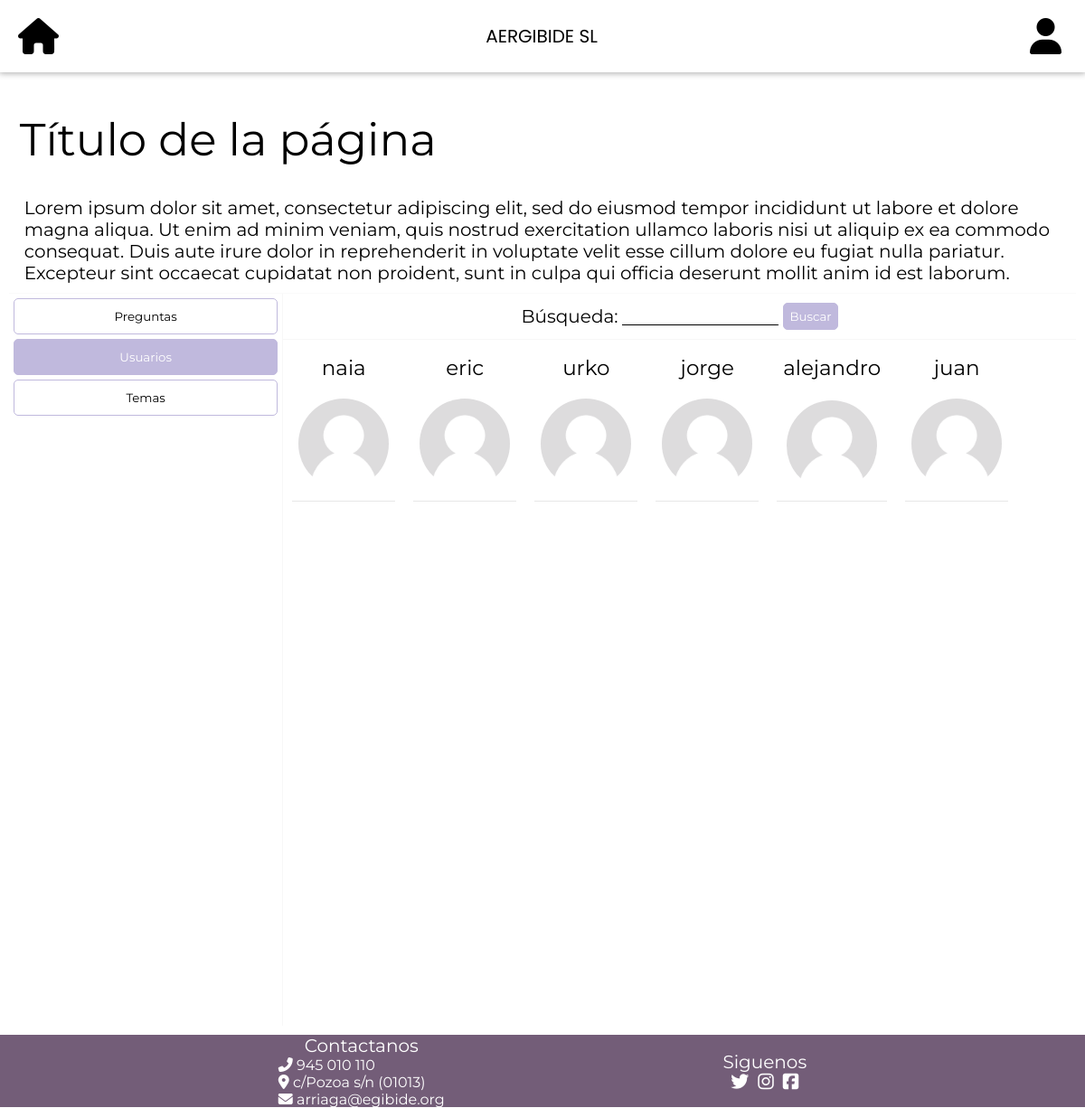
/php/usuarios.php, run on the app's committed database.
### tables this page shows
CREATE TABLE `Usuarios` (
  `id` int(11) NOT NULL,
  `tipousuarios` int(1) DEFAULT NULL,
  `nickname` varchar(30) NOT NULL,
  `password` varchar(300) NOT NULL,
  `nombre` varchar(30) NOT NULL,
  `apellido1` varchar(40) NOT NULL,
  `apellido2` varchar(40) DEFAULT NULL,
  `email` varchar(64) DEFAULT NULL,
  `descripcion` varchar(500) DEFAULT NULL,
  `edad` int(2) DEFAULT NULL,
  `imagen` varchar(100) DEFAULT NULL
);

### php/usuarios.php (called while the page is built, shortened)
<?php
require_once '../php/llamadasBD.php';
$usuarios = leerUsuarios();
require '../html/usuarios.view.php';

### php/llamadasBD.php (called while the page is built, shortened)
<?php
function iniciarConexion(){
    $dbname = "db_reto2";
    $host = "localhost";
    $user = "admin";
    $pass = "12345";
    try{
       $dbh = new PDO("mysql:host=$host;dbname=$dbname",$user,$pass);
       return $dbh;
    }catch (PDOException $e){
        echo $e->getMessage();
        return null;
    }
}
function leerUsuarios()
{
    $dbh = iniciarConexion();
    $stmt = $dbh->prepare("SELECT * FROM Usuarios");
    $stmt->execute();
    $stmt->setFetchMode(PDO::FETCH_ASSOC);
    return $stmt;
}

### html/usuarios.view.php (the view, shortened to what this page needs)
<?php include 'header.view.php';?>
<head>
    <link rel="stylesheet" href="../html/css/usuarios.css">
</head>
<body>
<div id="divPrincipal">
    <div id="divSuperior">
        <h1>Título de la página</h1>
        <p>Lorem ipsum dolor sit amet, consectetur adipiscing elit, sed do eiusmod tempor incididunt ut labore et dolore magna aliqua. Ut enim ad minim veniam, quis nostrud exercitation ullamco laboris nisi ut aliquip ex ea commodo consequat. Duis aute irure dolor in reprehenderit in voluptate velit esse cillum dolore eu fugiat nulla pariatur. Excepteur sint occaecat cupidatat non proident, sunt in culpa qui officia deserunt mollit anim id est laborum.</p>
    </div>
    <div class="divSeparador"></div>
    <div id="divInferior">
        <div id="divEnlaces">
            <button class="btEnlace btNoSeleccionado"><a href="../php/preguntas.php">Preguntas</a></button>
            <button class="btEnlace btSeleccionado"><a href="../php/usuarios.php">Usuarios</a></button>
            <button class="btEnlace btNoSeleccionado"><a href="../php/temas.php">Temas</a></button>
        </div>
        <div id="divInformacion">
            <div id="divFiltrador">
                <div id="divLupa">
                    <label class="lbFiltrado">Búsqueda: </label>
                    <input class="ipBuscador" type="text">
                    <button id="btBuscar">Buscar</button>
                </div>
            </div>
            <div id="divUsuarios">
                <?php foreach ($usuarios as $usuario) { ?>
                <div class="divUsuario">
                    <label class="labUsuNickname"><?php echo $usuario["nickname"];?></label>
                    <a href="../php/perfil.php?nickname=<?php echo $usuario["nickname"]?>">
                        <img class="imgPregPerfil" src="<?php echo $usuario["imagen"]; ?>">
                    </a>
                </div>
                <?php } ?>
            </div>
        </div>
    </div>
</div>
</body>
<?php include "footer.view.php"?>

### html/css/header.css (style rules this page uses)
body { margin: 0px; height: 100vh; font-family: 'Montserrat', sans-serif; }
select option,button,input { font-family: 'Montserrat', sans-serif; }

### html/css/usuarios.css (style rules this page uses)
#divPrincipal { display: flex; flex-direction: column; }
body { margin: 0px; }
#divSuperior { margin-left: 1%; }
.divSeparador { height: 5px; border-bottom: #00000005 1px solid; }
#divInferior { display: flex; }
#divEnlaces { display: flex; flex-direction: column; flex: 1; padding: 5px; max-width: 300px; height: 100vh; }
button { background-color: white; color: black; border: 1px solid black; }
.btEnlace { margin-bottom: 5px; height: 40px; border-radius: 5px; border: 1px solid #c0b9dd; }
.btSeleccionado { background-color: #c0b9dd; color: white; border: 1px solid #c0b9dd; }
#divInformacion { display: flex; flex-direction: column; flex: 3; border-left: #00000008 1px solid; }
#divFiltrador { display: flex; justify-content: space-around; padding: 10px; border-bottom: #00000008 1px solid; }
.ipBuscador { border: none; border-bottom: 1px solid; }
#divLupa { display: flex; align-items: center; }
#divUsuarios { display: flex; flex-wrap: wrap; }
.divUsuario { display: flex; flex-direction: column; align-items: center; padding: 7px; margin:10px; background-color: white; color: black; border-bottom: 1px solid #80808030; }
.labUsuNickname { margin-bottom: 20%; font-size: 23px; }
.imgPregPerfil { height: 100px; width: auto; border-radius: 100%; }
a { color: black; text-decoration: none; }
.btSeleccionado a { color: white; }
h1 { color: black; font-size: 50px; font-weight: normal; }
p { font-size: 20px; color: black; margin: 5px; }
label { color: black; font-size: 20px; }
.lbFiltrado { margin-right: 5px; font-size: 20px; }
#btBuscar { margin-left: 5px; height: 30px; width: auto; border-radius: 5px; background-color: #c0b9dd; color: white; border: 1px solid #c0b9dd; }
@media only screen and (min-width: 800px) { #divPrincipal { background-color: white; border-radius: 20px; margin: 10px; } }

### data on the page
usuarios: nickname "naia", imagen (placeholder picture)
usuarios: nickname "eric", imagen (placeholder picture)
usuarios: nickname "urko", imagen (placeholder picture)
usuarios: nickname "jorge", imagen (placeholder picture)
usuarios: nickname "alejandro", imagen (placeholder picture)
usuarios: nickname "juan", imagen (placeholder picture)
